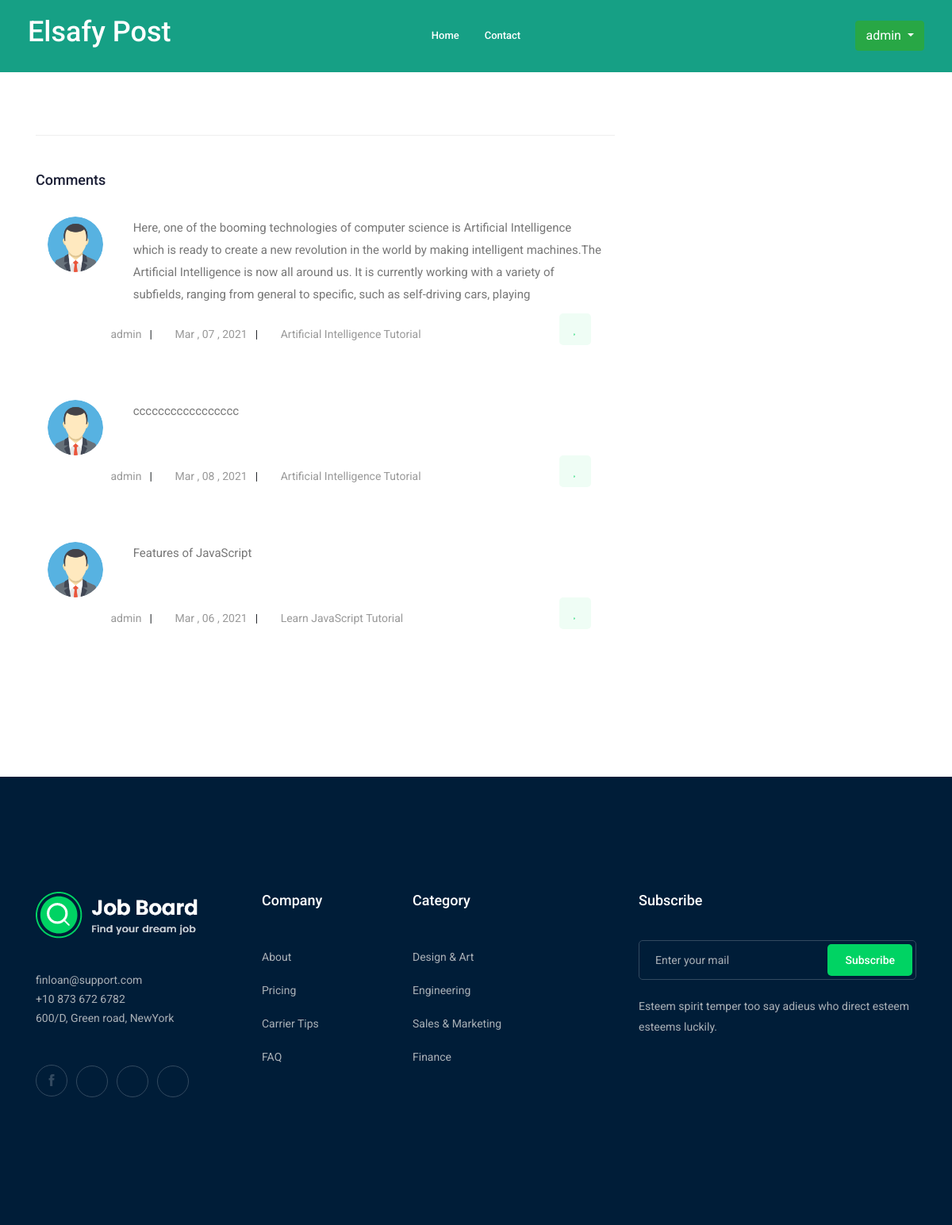
The page /favorite-comments/ (signed in) on the database as committed earlier.
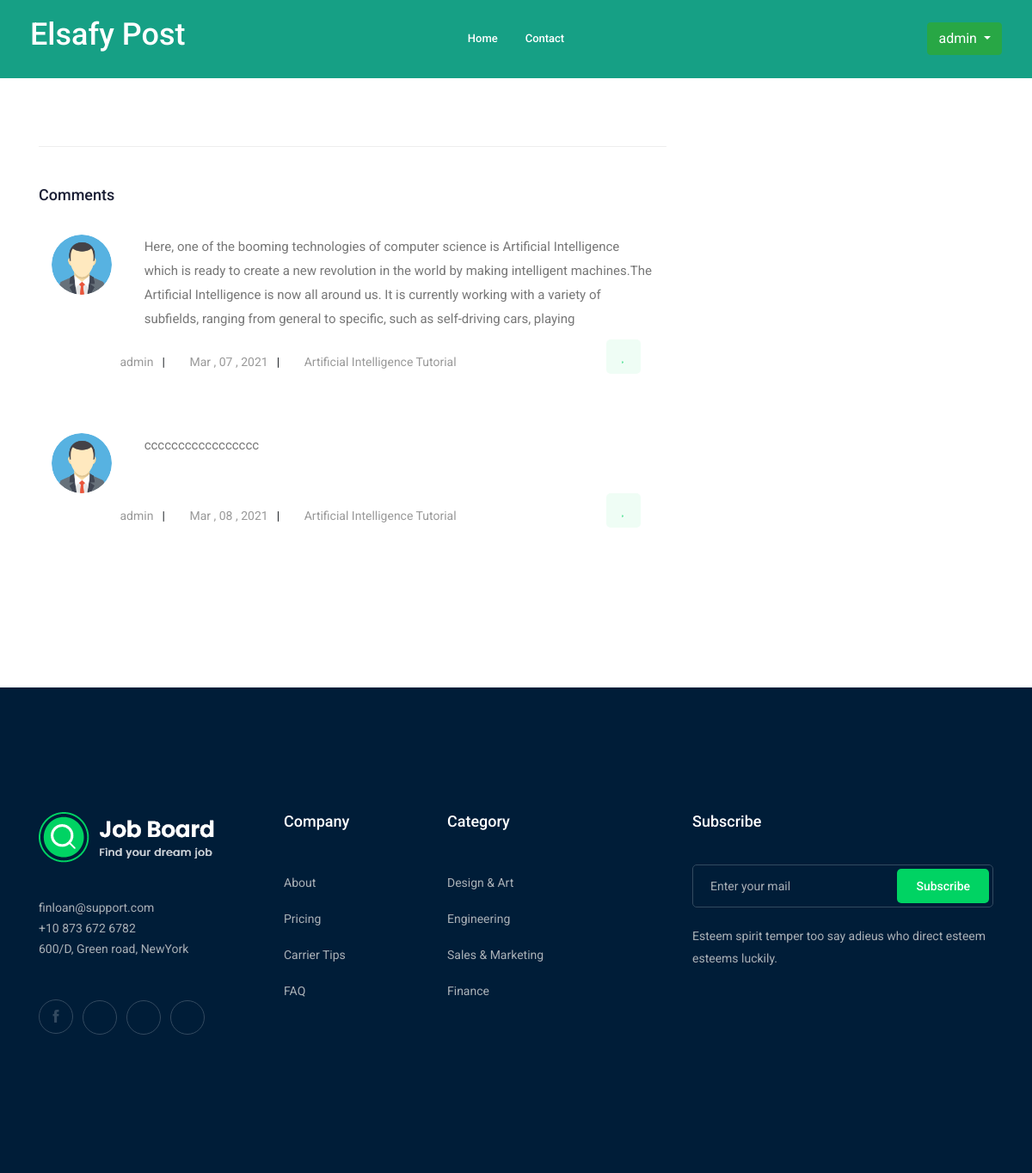
The same page on the database as committed later.
### core/models.py (models this page shows, shortened)
class Comment(models.Model):
    comment = models.TextField(null=True)
    post = models.ForeignKey(
        Post, related_name='comments', on_delete=models.CASCADE)
    commenter = models.ForeignKey(
        User, related_name='comments', on_delete=models.CASCADE)
    like = models.ManyToManyField(User, related_name='favourite', blank=True)
    create_at = models.DateTimeField(auto_now_add=True)
    active = models.BooleanField(default=False)

class Post(models.Model):
    title = models.CharField(max_length=50, unique=True)
    category = models.ForeignKey(
        Category, default=get_category, related_name="categoryPost", on_delete=models.CASCADE)
    message = models.TextField()
    image = models.ImageField(
        upload_to='images/', default='images/404.png', blank=True, null=True)
    slug = models.SlugField(blank=True, null=True,
                            unique=True, allow_unicode=True)
    create_at = models.DateTimeField(auto_now_add=True)
    create_by = models.ForeignKey(
        User, related_name='posts', on_delete=models.CASCADE)
    tags = TaggableManager()

### accounts/models.py (models this page shows, shortened)
class UserProfile(models.Model):
    user = models.OneToOneField(
        User, related_name="profiles", on_delete=models.CASCADE)
    city = models.CharField(blank=True, max_length=20)
    country = models.CharField(blank=True, max_length=50)
    image = models.ImageField(
        blank=True, upload_to='users/', default='users/avatar.png')

### core/views.py (the view)
# urls.py: path('favorite-comments/', views.favorite, name='favorite_comments'),
@ login_required(login_url='/login')  # Check login
def favorite(request):
    comments_Favorite = Comment.objects.filter(like=request.user)
    return render(request, 'core/Favorite.html', {'comments': comments_Favorite})

### templates/core/Favorite.html
{% extends 'base/base.html' %}
{% load static %}
  {% block content %}
    <section class="blog_area single-post-area section-padding">
        <div class="container">
           <div class="row">
              <div class="col-lg-8 posts-list">
                 <div class="comments-area">
                    <h4>{{post.comments.count}} Comments</h4>
                    {% for comment in comments  %}
                    <div class="comment-list">
                       <div class="single-comment justify-content-between d-flex">
                           <div class="container-fluid">
                               <div class="row">
                                   <div class="col-md-2" style="padding-right: 1px;">
                                    <div class="thumb" style="margin-right: 1px;">
                                        <img src="{{comment.commenter.profiles.image.url}}"  style="height: 70px;" class="img-responsive" alt="">
                                     </div>
                                   </div>
                                   <div class="col-md-10" style="padding-left: 1px;">
                                    <div class="desc">
                                        <p class="comment" style="word-break:break-word;">
                                            {{comment.comment}}
                                        </p>
                                     </div>
                                   </div>
                               </div>
                               <div class="row">
                                 <div class="col"></div>
                                    <div class="col-md-8 ">
                                        <ul class="blog-info-link mt-3 mb-4 ">
                                            <li><a href=""><i class="fa fa-user"></i> {{comment.commenter}}</a></li>
                                            <li><a href=""><i class="fa fa-calendar"></i> {{comment.create_at|date:"M , d , Y"}}</a></li>
                                            <li><a href="{% url 'post_detail' comment.post.category.slug  comment.post.slug %}"><i class="fa fa-tasks"></i> {{comment.post.title}}</a></li>
                                         </ul>
                                    </div>
                                  <div class="jobs_right col-md-3">
                                          {%if user not in comment.like.all%}
                                          <div class="apply_now">
                                            <a  class="heart_mark" style="float: right;"  href="{% url 'addlike' comment.post.id comment.id %}"> <i class="ti-heart"></i> </a>
                                            </div>
                                          {%else%}
                                          <div class="apply_now">
                                            <a  class="heart_mark" style="float: right;"  href="{% url 'addlike' comment.post.id comment.id %}"> <i class="fa fa-heart" aria-hidden="true"></i></a>
                                            </div>
                                          {%endif%}
                                 </div>
                               </div>
                           </div>
                       </div>
                    </div>
                    {% endfor %}
                 </div>
              </div>
              <div class="col-lg-4">
              </div>
           </div>
        </div>
     </section>
  {% endblock content %}

### templates/base/base.html (shortened to what this page needs)
<!DOCTYPE html>
<html class="no-js" lang="zxx">
  {% load static %}
  <head>
    <link rel="stylesheet" href="{% static 'css/bootstrap.min.css' %}" />
    <link rel="stylesheet" href="{% static 'css/owl.carousel.min.css' %}" />
    <link rel="stylesheet" href="{% static 'css/magnific-popup.css' %}" />
    <link rel="stylesheet" href="{% static 'css/font-awesome.min.css' %}" />
    <link rel="stylesheet" href="{% static 'css/themify-icons.css' %}" />
    <link rel="stylesheet" href="{% static 'css/nice-select.css' %}" />
    <link rel="stylesheet" href="{% static 'css/flaticon.css' %}" />
    <link rel="stylesheet" href="{% static 'css/gijgo.css' %}" />
    <link rel="stylesheet" href="{% static 'css/animate.min.css' %}" />
    <link rel="stylesheet" href="{% static 'css/slicknav.css' %}" />
    <link rel="stylesheet" href="{% static 'css/style.css' %}" />
  </head>
  <body>
    {% include 'includes/header.html'%}
    {% block content %} {% endblock content %}
{% include "includes/footer.html" %}
  </body>
</html>

### templates/includes/header.html (shortened to what this page needs)
{% load static %}
<header>
    <div class="header-area ">
        <div id="sticky-header" class="main-header-area" style="background-color: #16a085;">
            <div class="container-fluid ">
                <div class="header_bottom_border">
                    <div class="row align-items-center">
                        <div class="col-xl-3 col-lg-2">
                            <div class="logo">
                                <a href="{% url 'home' %}">
                             <h1 style="color:#fff;">Elsafy Post</h1>
                                </a>
                            </div>
                        </div>
                        <div class="col-xl-6 col-lg-7">
                            <div class="main-menu  d-none d-lg-block">
                                <nav>
                                    <ul id="navigation">
                                        <li><a href="{% url 'home' %}">home</a></li>
                                        <li><a href="contact.html">Contact</a></li>
                                    </ul>
                                </nav>
                            </div>
                        </div>
                        <div class="col-xl-3 col-lg-3 d-none d-lg-block">
                            {% if user.is_authenticated%}
                            <div class="Appointment">
                                <div class="btn-group">
                                    <button type="button" class="btn btn-success dropdown-toggle" data-toggle="dropdown" aria-haspopup="true" aria-expanded="false">
                                      {{user}}
                                    </button>
                                  </div>
                            </div>
                            {% endif %}
                        </div>
                        <div class="col-12">
                        </div>
                    </div>
                </div>
            </div>
        </div>
    </div>
</header>

### templates/includes/slider_area.html (shortened to what this page needs)
{% load static %}

### templates/includes/footer.html
{% load static %}
  <footer class="footer">
    <div class="footer_top">
      <div class="container">
        <div class="row">
          <div class="col-xl-3 col-md-6 col-lg-3">
            <div
              class="footer_widget wow fadeInUp"
              data-wow-duration="1s"
              data-wow-delay=".3s"
            >
              <div class="footer_logo">
                <a href="#">
                  <img src="{% static 'img/logo.png' %}" alt="" />
                </a>
              </div>
              <p>
                finloan@support.com <br />
                +10 873 672 6782 <br />
                600/D, Green road, NewYork
              </p>
              <div class="socail_links">
                <ul>
                  <li>
                    <a href="#">
                      <i class="ti-facebook"></i>
                    </a>
                  </li>
                  <li>
                    <a href="#">
                      <i class="fa fa-google-plus"></i>
                    </a>
                  </li>
                  <li>
                    <a href="#">
                      <i class="fa fa-twitter"></i>
                    </a>
                  </li>
                  <li>
                    <a href="#">
                      <i class="fa fa-instagram"></i>
                    </a>
                  </li>
                </ul>
              </div>
            </div>
          </div>
          <div class="col-xl-2 col-md-6 col-lg-2">
            <div
              class="footer_widget wow fadeInUp"
              data-wow-duration="1.1s"
              data-wow-delay=".4s"
            >
              <h3 class="footer_title">Company</h3>
              <ul>
                <li><a href="#">About </a></li>
                <li><a href="#"> Pricing</a></li>
                <li><a href="#">Carrier Tips</a></li>
                <li><a href="#">FAQ</a></li>
              </ul>
            </div>
          </div>
          <div class="col-xl-3 col-md-6 col-lg-3">
            <div
              class="footer_widget wow fadeInUp"
              data-wow-duration="1.2s"
              data-wow-delay=".5s"
            >
              <h3 class="footer_title">Category</h3>
              <ul>
                <li><a href="#">Design & Art</a></li>
                <li><a href="#">Engineering</a></li>
                <li><a href="#">Sales & Marketing</a></li>
                <li><a href="#">Finance</a></li>
              </ul>
            </div>
          </div>
          <div class="col-xl-4 col-md-6 col-lg-4">
            <div
              class="footer_widget wow fadeInUp"
              data-wow-duration="1.3s"
              data-wow-delay=".6s"
            >
              <h3 class="footer_title">Subscribe</h3>
              <form action="#" class="newsletter_form">
                <input type="text" placeholder="Enter your mail" />
                <button type="submit">Subscribe</button>
              </form>
              <p class="newsletter_text">
                Esteem spirit temper too say adieus who direct esteem esteems
                luckily.
              </p>
            </div>
          </div>
        </div>
      </div>
    </div>
    <div
      class="copy-right_text wow fadeInUp"
      data-wow-duration="1.4s"
      data-wow-delay=".3s"
    >
    </div>
  </footer>

Rows that differ between the two databases and show on the page:
removed Comment: commenter.profiles.image (picture), comment "Features of JavaScript", commenter "admin", create_at "Mar , 06 , 2021", post "Learn JavaScript Tutorial"
